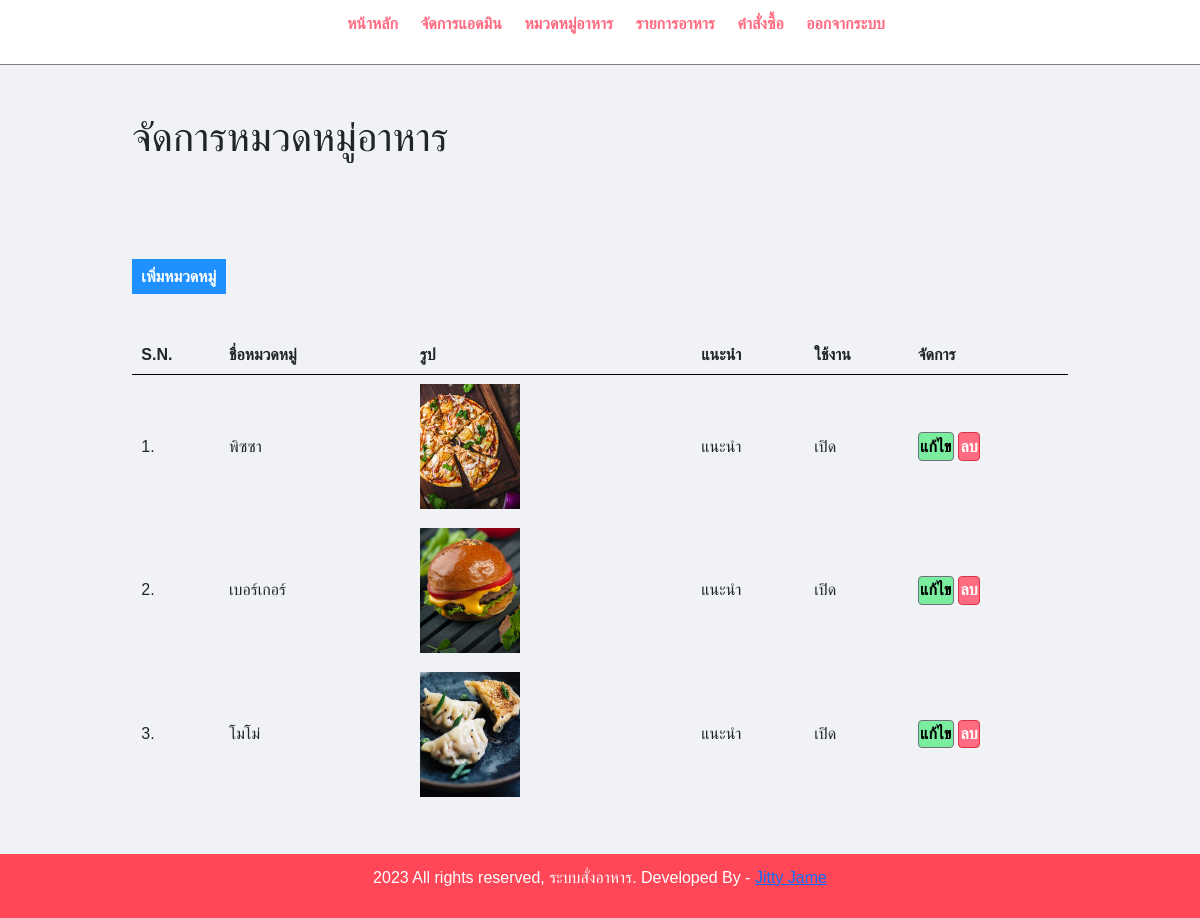
The app's page /admin/manage-category.php (signed in) with its own data.
### tables this page shows
CREATE TABLE `tbl_category` (
  `id` int(10) UNSIGNED NOT NULL,
  `title` varchar(100) NOT NULL,
  `image_name` varchar(255) NOT NULL,
  `featured` varchar(10) NOT NULL,
  `active` varchar(10) NOT NULL
);

### admin/manage-category.php (the view, shortened to what this page needs)
<?php include('partials/menu.php'); ?>
<div class="main-content">
    <div class="wrapper">
        <h1>จัดการหมวดหมู่อาหาร</h1>
        <br /><br />
        <br><br>
                <a href="<?php echo SITEURL; ?>admin/add-category.php" class="btn-primary">เพิ่มหมวดหมู่ </a>
                <br /><br /><br />
                <table class="tbl-full">
                    <tr>
                        <th>S.N.</th>
                        <th>ชื่อหมวดหมู่</th>
                        <th>รูป</th>
                        <th>แนะนำ</th>
                        <th>ใช้งาน</th>
                        <th>จัดการ</th>
                    </tr>
                    <?php
                        $sql = "SELECT * FROM tbl_category";
                        $res = mysqli_query($conn, $sql);
                        $count = mysqli_num_rows($res);
                        $sn=1;
                        if($count>0)
                        {
                            while($row=mysqli_fetch_assoc($res))
                            {
                                $id = $row['id'];
                                $title = $row['title'];
                                $image_name = $row['image_name'];
                                $featured = $row['featured'];
                                $active = $row['active'];
                                ?>
                                    <tr>
                                        <td><?php echo $sn++; ?>. </td>
                                        <td><?php echo $title; ?></td>
                                        <td>
                                            <?php
                                                if($image_name!="")
                                                {
                                                    ?>
                                                    <img src="<?php echo SITEURL; ?>images/category/<?php echo $image_name; ?>" width="100px" >
                                                    <?php
                                                }
                                                else
                                                {
                                                    echo "<div class='error'>Image not Added.</div>";
                                                }
                                            ?>
                                        </td>
                                        <td><?php if($featured == "Yes"){
                                            echo 'แนะนำ';
                                        }else {
                                            echo 'ไม่แนะนำ';
                                        } ?></td>
                                        <td><?php  if($active == "Yes"){
                                            echo 'เปิด';
                                        }else {
                                            echo 'ปิด';
                                        } ?></td>
                                        <td>
                                            <a href="<?php echo SITEURL; ?>admin/update-category.php?id=<?php echo $id; ?>" class="btn btn-secondary">  แก้ไข  </a>
                                            <a href="<?php echo SITEURL; ?>admin/delete-category.php?id=<?php echo $id; ?>&image_name=<?php echo $image_name; ?>" class="btn btn-danger"> ลบ </a>
                                        </td>
                                    </tr>
                                <?php
                            }
                        }
                        else
                        {
                            ?>
                            <tr>
                                <td colspan="6"><div class="error">ไม่มีการเพิ่มหมวดหมู่</div></td>
                            </tr>
                            <?php
                        }
                    ?>
                </table>
    </div>
</div>
<?php include('partials/footer.php'); ?>

### css/admin.css (style rules this page uses)
* { margin: 0; padding: 0; font-family: Arial, Helvetica, sans-serif; }
.wrapper { padding: 1%; width: 80%; margin: 0 auto; }
.tbl-full { width: 100%; }
table tr th { border-bottom: 1px solid black; padding: 1%; text-align: left; }
table tr td { padding: 1%; }
.btn-primary { background-color: #1e90ff; padding: 1%; color: white; text-decoration: none; font-weight: bold; }
.btn-secondary { background-color: #7bed9f; padding: 1%; color: black; text-decoration: none; font-weight: bold; }
.btn-danger { background-color: #ff6b81; padding: 1%; color: white; text-decoration: none; font-weight: bold; }
.main-content { background-color: #f1f2f6; padding: 3% 0; }

### records on screen
tbl_category: title "พิซซา", image_name (picture), featured "แนะนำ", active "เปิด"
tbl_category: title "เบอร์เกอร์", image_name (picture), featured "แนะนำ", active "เปิด"
tbl_category: title "โมโม่", image_name (picture), featured "แนะนำ", active "เปิด"
